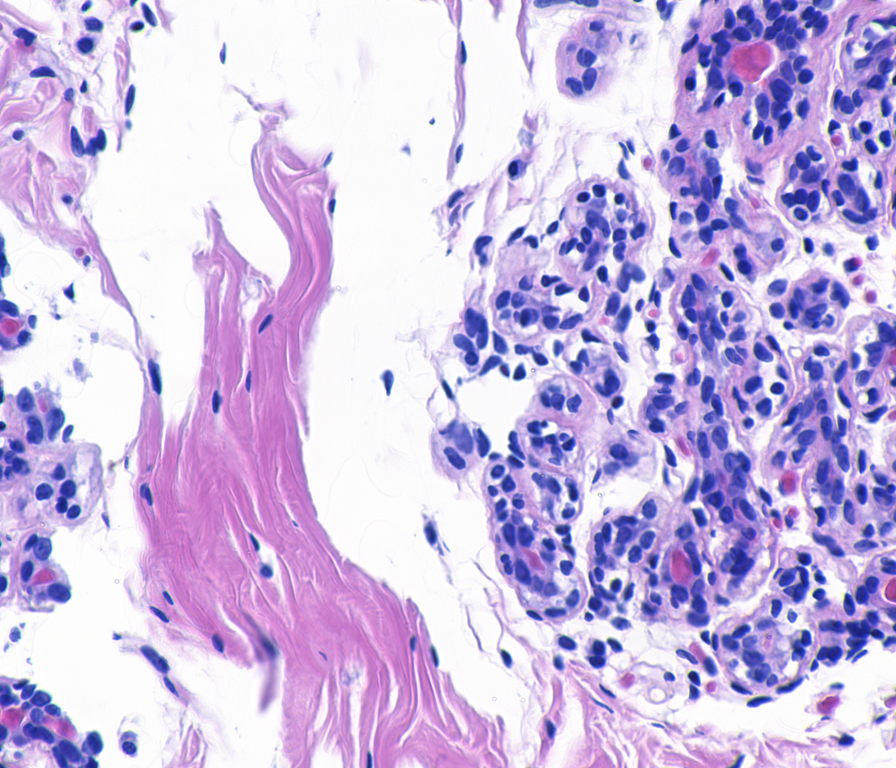
%> input picture SNMF stain separation and color normalization/images/source1.png, 896 x 768 px
$ octave Demo_colornorm.m   (GNU Octave 9; MATLAB toolbox functions it lacks are replaced by stand-ins)
%> lines starting %> are read from the running program, lines starting %| are printed output that depends on the picture
### SNMF stain separation and color normalization/stainsep.m
% SNMF based stain separation
function [Wi, Hi,Hiv,sepstains]=stainsep(I,nstains,lambda)

% Please cite below paper if you use this code:

% @inproceedings{Vahadane2015ISBI,
% 	Author = {Abhishek Vahadane and Tingying Peng and Shadi Albarqouni and Maximilian Baust and Katja Steiger and Anna Melissa Schlitter and Amit Sethi and Irene Esposito and Nassir Navab},
% 	Booktitle = {IEEE International Symposium on Biomedical Imaging},
% 	Date-Modified = {2015-01-31 17:49:35 +0000},
% 	Title = {Structure-Preserved Color Normalization for Histological Images},
% 	Year = {2015}}

% Contact: vahadane@iitg.ernet.in, abhishek.vahadane@gmail.com
%% input image should be color image
ndimsI = ndims(I);
if ndimsI ~= 3,
    error('colordeconv:InputImageDimensionError', ...
        'Input image I should be 3-dimensional!');
end
rows=size(I,1);cols=size(I,2);

%% add SPAMS library
start_spams;

%% Beer-Lamber tranformation
[V,V1]=BLtrans(I);    % V=WH see in paper, VforW-is V excluding white pixels

% Define parameter for SPAMS toolbox dictionary learning
param=definePar(nstains,lambda,round(0.2*size(V1,1)));    % This factor is
                                                         % trade-off
                                                         % between speed
                                                         % and accuracy.

%% Estimate stain color bases
Wi=get_staincolor_sparsenmf(V1,param);

% Estimate density maps
[Hi,sepstains]=estH(V,Wi,param,rows,cols);
Hiv=vectorise(Hi);
% Hi=reshape(Hi,size(Hi,1)*size(Hi,2),size(Hi,3));
% Hso_Rmax = prctile(Hi(:),95);   % 95 precentile of values in each column
% Hi(Hi>Hso_Rmax)=Hso_Rmax;

end

### SNMF stain separation and color normalization/BLtrans.m
% Beer-Lamber transformation

function [V, VforW]=BLtrans(I)
Ivecd=double(reshape(I,size(I,1)*size(I,2),size(I,3)));
V=log(255)-log(Ivecd+1);  % V=WH, +1 is to avoid divide by zero

% V with exclusion of white pixels
C=makecform('srgb2lab');
out=applycform(I,C);
luminlayer = out(:,:,1);
% validpoints=[(double(luminlayer(:))/255)<threshold]';
Inew=Ivecd([(double(luminlayer(:))/255)<0.9]',:);     % threshold=0.9
VforW=log(255)-log(Inew+1);
end

### SNMF stain separation and color normalization/definePar.m

function [param]= definePar(nstains,lambda,batch)
param.mode=2;                           % solves for =min_{D in C} (1/n) sum_{i=1}^n (1/2)||x_i-Dalpha_i||_2^2 + ...
                                         % lambda||alpha_i||_1 + lambda_2||alpha_i||_2^2
param.lambda=lambda;
% param.lambda2=0.05;
param.posAlpha=true;                    % positive stains
param.posD=true;                        % positive staining matrix
param.modeD=0;                          % {W in Real^{m x n}  s.t.  for all j,  ||d_j||_2^2 <= 1 }
param.whiten=0;                         % Do not whiten the data
param.K=nstains;                        % No. of stain = 2
param.numThreads=-1;                    % number of threads
param.iter=200;                         % 20-50 is OK
param.clean=true;
if ~isempty(batch)
    param.batchsize=batch;                 % Give here input image no of pixels for trdiational dictionary learning
end
end

### SNMF stain separation and color normalization/get_staincolor_sparsenmf.m
function [Ws]=get_staincolor_sparsenmf(v, param)

% Learning W through sparse NMF
Ws=mexTrainDL(v',param);

% Arranging H stain color vector as first column and then the second column
% vectors as E stain color vector
Ws = sortrows(Ws',2)';

### SNMF stain separation and color normalization/Demo_colornorm.m
% Main file to run different color normalization techniques

clear
clc
close all
%% Define source and target images (Add target and source images to the folder "images")
source=imread('images/source1.png');
%> source is the input picture: size 768x896x3 uint8; mean R, G, B 203.7, 187.9, 227.2
target=imread('images/target1.png');
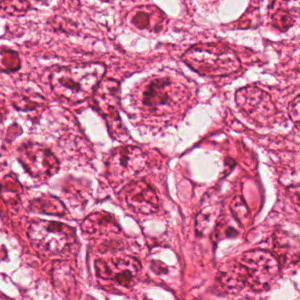
%> input picture SNMF stain separation and color normalization/images/target1.png, 300 x 300 px
%> target is the input picture: size 300x300x3 uint8; mean R, G, B 203.7, 116.2, 152.6

nstains=2;
lambda=0.02;  % Use smaller values of the lambda (0.01-0.1) for better reconstruction. however, if the normalized image seems not fine, increase or decrease the value accordingly.

%% Our Method (The techniques is published in ISBI 2015 under the title "STRUCTURE-PRESERVED COLOR NORMALIZATION FOR HISTOLOGICAL IMAGES")
% For queries, contact: abhishek.vahadane@gmail.com, vahadane@iitg.ernet.in
% Source and target stain separation and storage of factors
tic
[Wis, His,Hivs]=stainsep(source,nstains,lambda);
%> in BLtrans, `out=applycform(I,C);`: out: size 768x896x3 uint8; mean of channels 1, 2, 3 199.5, 140.7, 109.9
%> in BLtrans, `luminlayer = out(:,:,1);`:
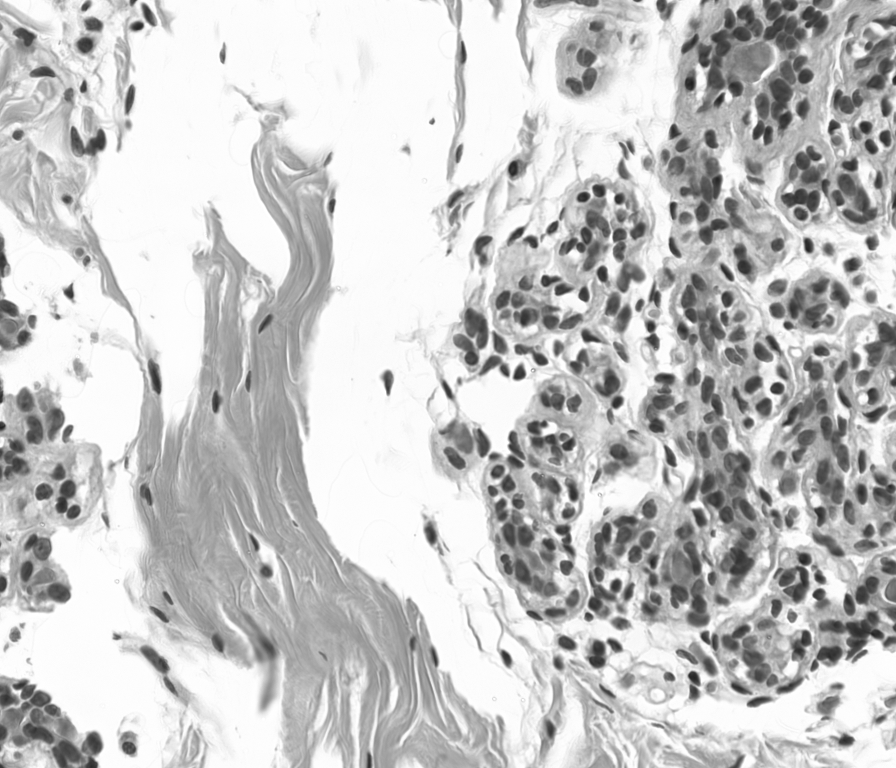
%> luminlayer: size 768x896 uint8; min 32, max 255, mean 199.5
%> the run ends on the next line
